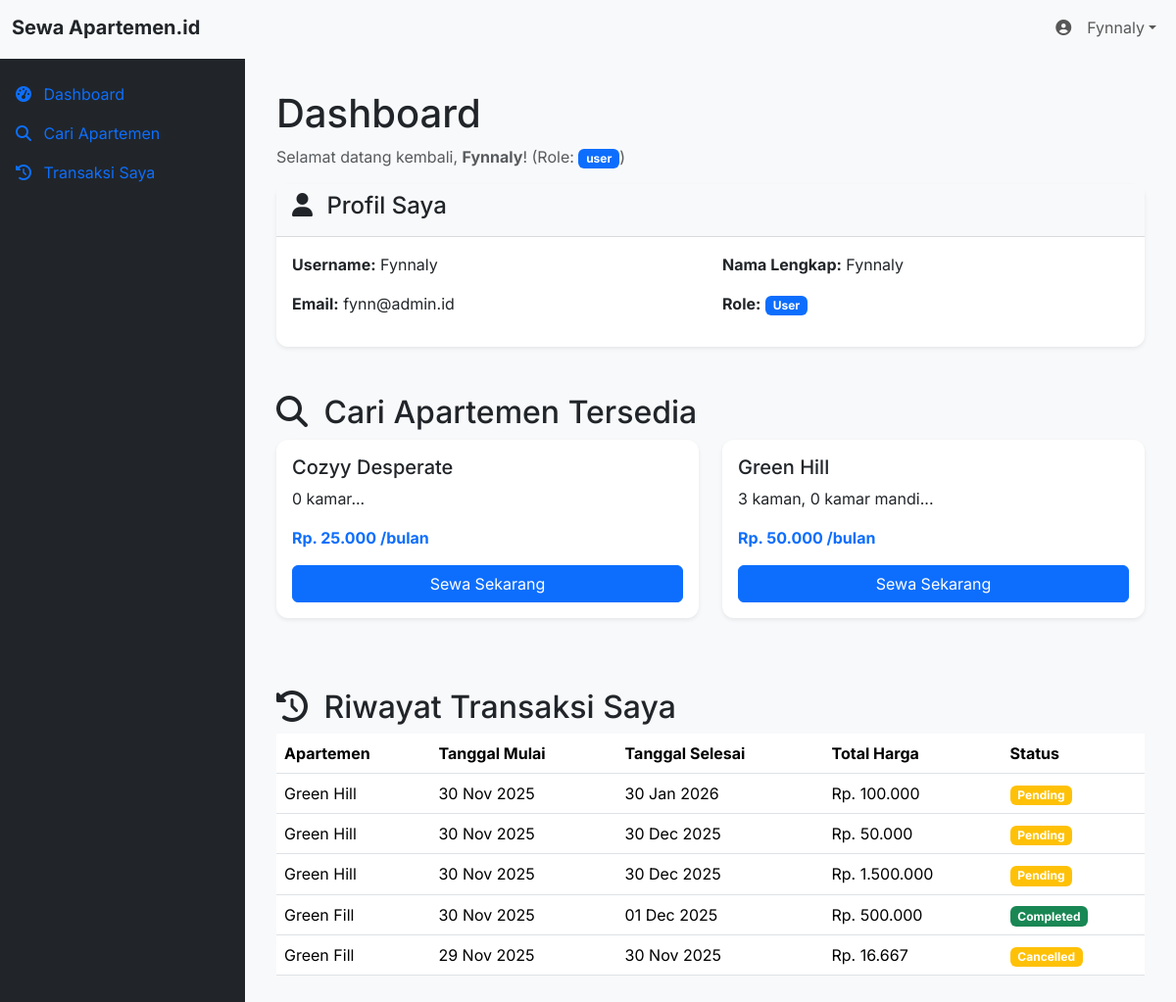
Page /dashboard.php (signed in) on the committed database.
### tables this page shows
CREATE TABLE `apartments` (
  `id` int(11) NOT NULL,
  `name` varchar(100) NOT NULL,
  `description` text DEFAULT NULL,
  `image` varchar(255) DEFAULT NULL,
  `address` varchar(255) NOT NULL,
  `price_per_month` decimal(10,2) NOT NULL,
  `image_url` varchar(255) DEFAULT NULL,
  `status` enum('available','rented') NOT NULL DEFAULT 'available'
);

CREATE TABLE `transactions` (
  `id` int(11) NOT NULL,
  `user_id` int(11) NOT NULL,
  `apartment_id` int(11) NOT NULL,
  `start_date` date NOT NULL,
  `end_date` date NOT NULL,
  `total_price` decimal(10,2) NOT NULL,
  `status` enum('pending','confirmed','completed','cancelled') NOT NULL DEFAULT 'pending',
  `transaction_date` timestamp NOT NULL DEFAULT current_timestamp()
);

### app/database.php (called while the page is built, shortened)
<?php
    class Database{
        private static $instance = null;
        private $connection;
        private $host = 'localhost';
        private $user = 'root';
        private $password = '';
        private $database = 'rent_apartment';
        private function __construct(){
            $this->connection = mysqli_connect($this->host, $this->user, $this->password, $this->database);
        }
        public static function getInstance(){
            if (self::$instance == null){
                self::$instance = new Database();
            }
            return self::$instance;
        }
        public function getConnection(){
            return $this->connection;
        }
    }
?>

### app/rentController.php (called while the page is built, shortened)
<?php
require_once 'database.php';
class rentController {
    private $connection;
    public function __construct() {
        $db = Database::getInstance();
        $this->connection = $db->getConnection();
    }
    public function getMyTransactions($userId) {
        $query = "SELECT tr.*, a.name as apartment_name FROM transactions tr JOIN apartments a ON tr.apartment_id = a.id WHERE tr.user_id = ? ORDER BY tr.transaction_date DESC";
        $stmt = $this->connection->prepare($query);
        $stmt->bind_param("i", $userId);
        $stmt->execute();
        return $stmt->get_result()->fetch_all(MYSQLI_ASSOC);
    }
    public function getAvailableApartments() {
        $query = "SELECT * FROM apartments WHERE status = 'available' ORDER BY name ASC";
        $result = $this->connection->query($query);
        return $result->fetch_all(MYSQLI_ASSOC);
    }
}

### dashboard.php (the view, shortened to what this page needs)
<?php
require_once 'app/rentController.php';
 $rentController = new rentController();
 $username = $_SESSION['username'];
 $role = $_SESSION['role'];
 $user_id = $_SESSION['user_id'];
 $full_name = $_SESSION['full_name'];
 $email = $_SESSION['email'];
if ($role == 'admin') {
    $apartments = $rentController->getAllApartments();
    $transactions = $rentController->getAllTransactions();
    $users = $rentController->getAllUsers();
} else {
    $myTransactions = $rentController->getMyTransactions($user_id);
    $availableApartments = $rentController->getAvailableApartments();
}
?>
<!DOCTYPE html>
<html lang="id">
<head>
    <link href="https://cdn.jsdelivr.net/npm/bootstrap@5.3.2/dist/css/bootstrap.min.css" rel="stylesheet">
    <link rel="stylesheet" href="https://cdnjs.cloudflare.com/ajax/libs/font-awesome/6.4.0/css/all.min.css">
    <link rel="stylesheet" href="assets/css/dashboard.css">
</head>
<body>
    <nav class="navbar navbar-expand-lg navbar-light bg-light fixed-top">
        <div class="container-fluid">
            <a class="navbar-brand fw-bold text-dark" href="<?php echo BASE_URL; ?>dashboard.php">Sewa Apartemen.id</a>
            <div class="collapse navbar-collapse" id="navbarNavDropdown">
                <ul class="navbar-nav ms-auto">
                    <li class="nav-item dropdown">
                        <a class="nav-link dropdown-toggle d-flex align-items-center" href="#" role="button" data-bs-toggle="dropdown" aria-expanded="false">
                            <i class="fas fa-user-circle me-2"></i>
                            <span class="ms-2 d-none d-md-inline-block"><?php echo htmlspecialchars($full_name); ?></span>
                        </a>
                    </li>
                </ul>
            </div>
        </div>
    </nav>
    <nav class="sidebar">
        <ul class="nav flex-column">
            <li class="nav-item">
                <a class="nav-link active" href="#"><i class="fas fa-tachometer-alt me-2"></i> Dashboard</a>
            </li>
            <li class="nav-item">
                <a class="nav-link" href="#browse-apartments"><i class="fas fa-search me-2"></i> Cari Apartemen</a>
            </li>
            <li class="nav-item">
                <a class="nav-link" href="#my-transactions"><i class="fas fa-history me-2"></i> Transaksi Saya</a>
            </li>
        </ul>
    </nav>
    <main class="main-content">
        <h1>Dashboard</h1>
        <p class="text-muted">Selamat datang kembali, <strong><?php echo htmlspecialchars($full_name); ?></strong>! (Role: <span class="badge bg-primary"><?php echo htmlspecialchars($role); ?></span>)</p>
        <?php if ($role == 'user'): ?>
        <section id="user-profile" class="mb-5">
            <div class="card">
                <div class="card-header">
                    <h4><i class="fas fa-user me-2"></i> Profil Saya</h4>
                </div>
                <div class="card-body">
                    <div class="row">
                        <div class="col-md-6">
                            <p><strong>Username:</strong> <?php echo htmlspecialchars($username); ?></p>
                        </div>
                        <div class="col-md-6">
                            <p><strong>Nama Lengkap:</strong> <?php echo htmlspecialchars($full_name); ?></p>
                        </div>
                    </div>
                    <div class="row">
                        <div class="col-md-6">
                            <p><strong>Email:</strong> <?php echo htmlspecialchars($email); ?></p>
                        </div>
                        <div class="col-md-6">
                            <p><strong>Role:</strong> <span class="badge bg-primary"><?php echo ucfirst($role); ?></span></p>
                        </div>
                    </div>
                </div>
            </div>
        </section>
        <section id="browse-apartments" class="mb-5">
            <h2><i class="fas fa-search me-2"></i> Cari Apartemen Tersedia</h2>
            <div class="row">
                <?php if (empty($availableApartments)): ?>
                    <div class="col-12">
                        <div class="alert alert-info">
                            <i class="fas fa-info-circle me-2"></i>
                            Saat ini, belum ada apartemen yang tersedia untuk disewa. Silakan kembali lagi nanti.
                        </div>
                    </div>
                <?php else: ?>
                    <?php foreach ($availableApartments as $apartment): ?>
                        <div class="col-md-6 mb-4">
                            <div class="card h-100">
                                <div class="card-body d-flex flex-column">
                                    <h5 class="card-title"><?php echo htmlspecialchars($apartment['name']); ?></h5>
                                    <p class="card-text"><?php echo htmlspecialchars(substr($apartment['description'], 0, 80)) . '...'; ?></p>
                                    <div class="mt-auto">
                                        <p class="fw-bold text-primary">Rp. <?php echo number_format($apartment['price_per_month'], 0, ',', '.'); ?> /bulan</p>
                                        <a href="<?php echo BASE_URL; ?>rent-apartment.php?id=<?php echo $apartment['id']; ?>" class="btn btn-primary w-100">Sewa Sekarang</a>
                                    </div>
                                </div>
                            </div>
                        </div>
                    <?php endforeach; ?>
                <?php endif; ?>
            </div>
        </section>
        <section id="my-transactions" class="mb-5">
            <h2><i class="fas fa-history me-2"></i> Riwayat Transaksi Saya</h2>
            <div class="table-responsive">
                <table class="table table-hover align-middle">
                    <thead>
                        <tr>
                            <th>Apartemen</th>
                            <th>Tanggal Mulai</th>
                            <th>Tanggal Selesai</th>
                            <th>Total Harga</th>
                            <th>Status</th>
                        </tr>
                    </thead>
                    <tbody>
                        <?php if (empty($myTransactions)): ?>
                            <tr>
                                <td colspan="6" class="text-center">Anda belum memiliki transaksi.</td>
                            </tr>
                        <?php else: ?>
                            <?php foreach ($myTransactions as $transaction): ?>
                                <tr>
                                    <td><?php echo htmlspecialchars($transaction['apartment_name']); ?></td>
                                    <td><?php echo date('d M Y', strtotime($transaction['start_date'])); ?></td>
                                    <td><?php echo date('d M Y', strtotime($transaction['end_date'])); ?></td>
                                    <td>Rp. <?php echo number_format($transaction['total_price'], 0, ',', '.'); ?></td>
                                    <td><span class="badge bg-<?php echo $transaction['status'] == 'completed' ? 'success' : 'warning'; ?>"><?php echo ucfirst($transaction['status']); ?></span></td>
                                </tr>
                            <?php endforeach; ?>
                        <?php endif; ?>
                    </tbody>
                </table>
            </div>
        </section>
        <?php endif; ?>
    </main>
</body>
</html>

### assets/css/dashboard.css (style rules this page uses)
:root { --bs-primary: #4f46e5; --bs-secondary: #6c757d; --bs-success: #198754; --bs-info: #0dcaf0; --bs-warning: #ffc107; --bs-danger: #dc3545; --bs-light: #f8f9fa; --bs-dark: #212529; --sidebar-width: 250px; --top-navbar-height: 60px; }
body { font-family: 'Inter', sans-serif; background-color: var(--bs-light); padding-top: var(--top-navbar-height); }
.sidebar { position: fixed; top: var(--top-navbar-height); bottom: 0; left: 0; width: var(--sidebar-width); z-index: 1020; padding-top: 1rem; background-color: var(--bs-dark); transition: transform 0.3s ease-in-out; overflow-y: auto; }
.main-content { margin-left: var(--sidebar-width); padding-top: 2rem; padding-left: 2rem; padding-right: 2rem; min-height: calc(100vh - var(--top-navbar-height)); transition: margin-left 0.3s ease-in-out; }
.card { border: none; border-radius: 0.75rem; box-shadow: 0 0.125rem 0.25rem rgba(0, 0, 0, .075); }
.card-header { background-color: var(--bs-light); border-bottom: 1px solid rgba(0, 0, 0, .125); font-weight: 600; }

### rows in the picture
apartments: name "Cozyy Desperate", description "0 kamar", price_per_month "25.000"
apartments: name "Green Hill", description "3 kaman, 0 kamar mandi", price_per_month "50.000"
transactions: apartment.name "Green Hill", start_date "30 Nov 2025", end_date "30 Jan 2026", total_price "100.000", status "Pending"
transactions: apartment.name "Green Hill", start_date "30 Nov 2025", end_date "30 Dec 2025", total_price "50.000", status "Pending"
transactions: apartment.name "Green Hill", start_date "30 Nov 2025", end_date "30 Dec 2025", total_price "1.500.000", status "Pending"
transactions: apartment.name "Green Fill", start_date "30 Nov 2025", end_date "01 Dec 2025", total_price "500.000", status "Completed"
transactions: apartment.name "Green Fill", start_date "29 Nov 2025", end_date "30 Nov 2025", total_price "16.667", status "Cancelled"

### other values in the picture
$full_name "Fynnaly"
$role "user"
$username "Fynnaly"
$email "fynn@admin.id"
$role "User"
